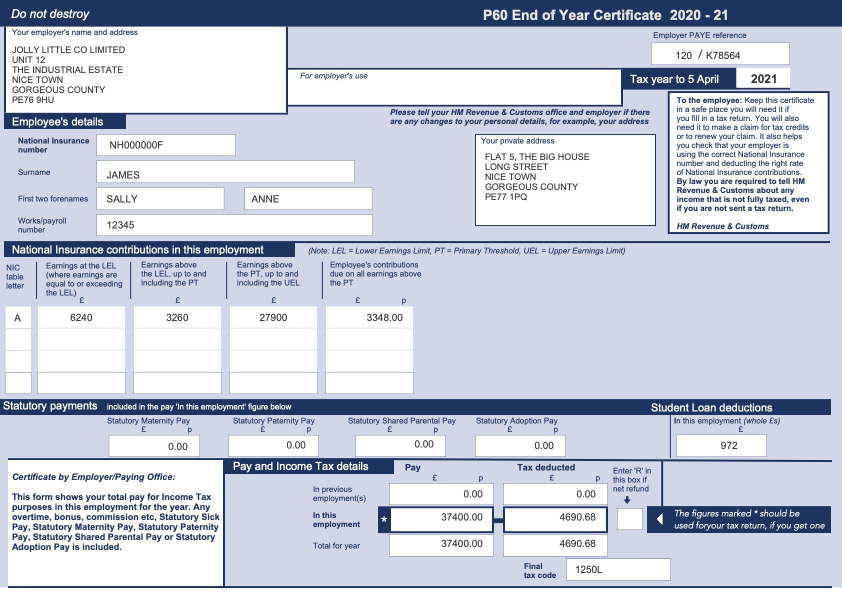
#> input picture test.jpg, 1683 x 1190 px (shown at 1/2 size)
$ python -i noise.py   (imports and definitions only)
#> lines starting #> are read from the running program, lines starting #| are printed output that depends on the picture
from random import randint

import constants as const
import cv2
import numpy as np


def add_n_random_blur(image, n=randint(1, 4)):
    for i in range(n):
        choice = np.random.uniform(0, 4)
        if choice < 1:
            image = blur(image, randint(1, 3))
        elif choice < 2:
            image = get_gauss_noise(image, randint(1, 100))
        elif choice < 3:
            image = get_saltpepper_noise(image, np.random.uniform(0.0001, 0.001))
        elif choice < 4:
            image = get_speckle_noise(image, np.random.uniform(0.01, 0.3))

    return image


# [10 lines left out: function add_random_blur, not called in this run]


def blur(image, width=9):
    for i in range(0, width):
        size = 2 ** i + 1
        image = cv2.blur(image, (size, size))

    return image


# [7 lines left out: function get_blur_given_intensity, not called in this run]


def add_random_gauss_noise(image):
    intensity = randint(const.MIN_GAUSS_NOISE, const.MAX_GAUSS_NOISE)
    return get_gauss_noise(image, intensity)


def get_gauss_noise(image, intensity=1):
    mean = 0
    sigma = intensity ** 0.5

    if len(image.shape) > 2:
        h, w, ch = image.shape
        gauss = np.random.normal(mean, sigma, (h, w, ch))
        gauss = gauss.reshape(h, w, ch)

    else:
        h, w = image.shape
        gauss = np.random.normal(mean, sigma, (h, w))
        gauss = gauss.reshape(h, w)

    gauss = image + gauss
    gauss = __get_normalized_image(gauss)
    return gauss


def __get_normalized_image(image):
    min_matrix = 0 * image
    max_matrix = min_matrix + 255
    image = np.minimum(image, max_matrix)
    image = np.maximum(image, min_matrix)
    return image.astype(np.uint8)


# [4 lines left out: function add_random_saltpepper_noise, not called in this run]


# tip: use it as first transformation, apply other noises afterwards
def get_saltpepper_noise(image, intensity=0.0001, add_blur=const.ADD_BLUR_AFTER_SP_NOISE):
    s_vs_p = 0.5
    saltpepper = np.copy(image)
    num_salt = np.ceil(intensity * image.size * s_vs_p)
    coords = __get_coordinates_saltpepper(image, num_salt)
    saltpepper[coords] = 255
    num_pepper = np.ceil(intensity * image.size * (1. - s_vs_p))
    coords = __get_coordinates_saltpepper(image, num_pepper)
    saltpepper[coords] = 0

    if add_blur:
        return blur(saltpepper, width=1)

    return saltpepper


def __get_coordinates_saltpepper(image, num_salt):
    return tuple([np.random.randint(0, i - 1, int(num_salt))
                  for i in image.shape[: 2]])


def get_random_speckle_noise(image):
    intensity = np.random.uniform(const.MIN_SPECKLE_NOISE, const.MAX_SPECKLE_NOISE)
    return get_speckle_noise(image, intensity)


# tip: use it as first transformation, apply other noises afterwards
# [19 lines left out: function get_speckle_noise, not called in this run]

>>> import cv2
>>> picture = cv2.imread('../../test.jpg')
#> picture is the input picture: shape (1190, 1683, 3); mean B, G, R 218.2, 204.4, 198.7
>>> result = add_n_random_blur(picture)
#> the loop in add_n_random_blur, `for i in range(n):` made 4 passes
#> pass 2, in get_gauss_noise, `gauss = image + gauss`:
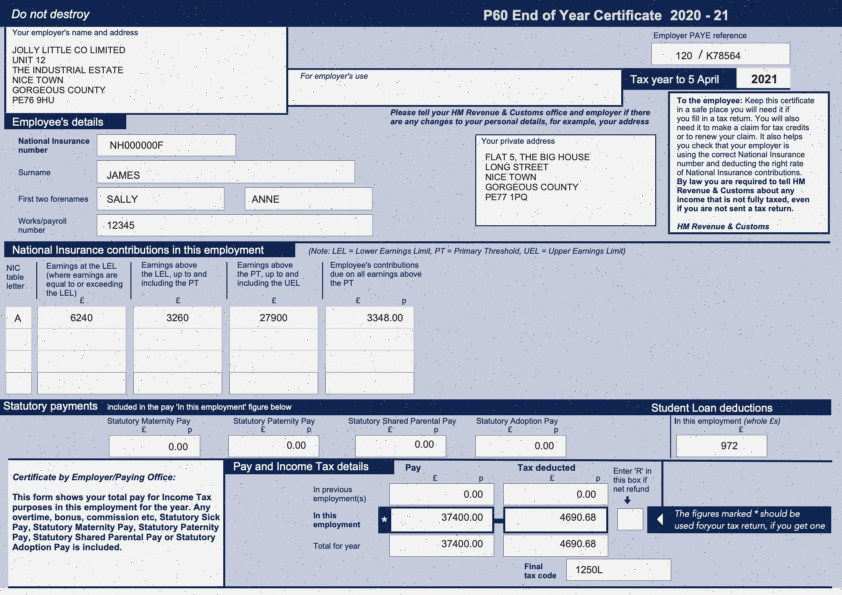
#> gauss: shape (1190, 1683, 3) float64 (shown at 1/2 size); mean of channels 0, 1, 2 218, 204.3, 198.6; drawn with min black and max white
#> after the loop in add_n_random_blur, `for i in range(n):`:
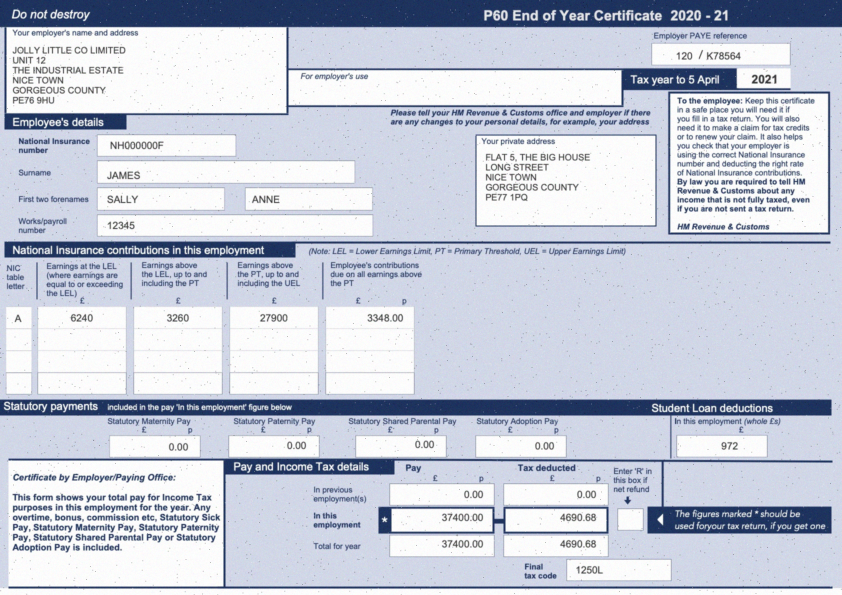
#> image: shape (1190, 1683, 3) (shown at 1/2 size); mean of channels 0, 1, 2 216.6, 202.8, 197.1; drawn as B, G, R
